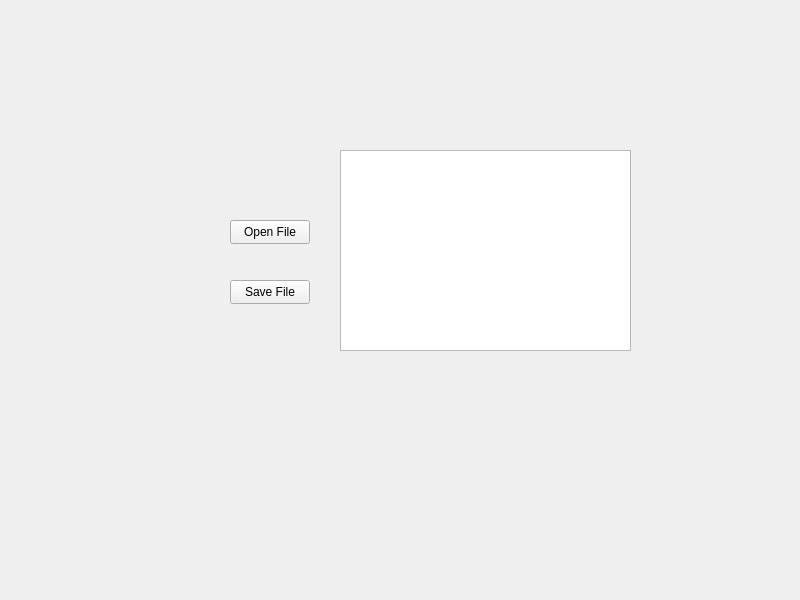
<?xml version="1.0" encoding="UTF-8"?>
<ui version="4.0">
 <class>Widget</class>
 <widget class="QWidget" name="Widget">
  <property name="geometry">
   <rect>
    <x>0</x>
    <y>0</y>
    <width>800</width>
    <height>600</height>
   </rect>
  </property>
  <property name="windowTitle">
   <string>Widget</string>
  </property>
  <widget class="QPushButton" name="Open_File">
   <property name="geometry">
    <rect>
     <x>230</x>
     <y>220</y>
     <width>80</width>
     <height>24</height>
    </rect>
   </property>
   <property name="text">
    <string>Open File</string>
   </property>
  </widget>
  <widget class="QTextEdit" name="view">
   <property name="geometry">
    <rect>
     <x>340</x>
     <y>150</y>
     <width>291</width>
     <height>201</height>
    </rect>
   </property>
  </widget>
  <widget class="QPushButton" name="Save_File">
   <property name="geometry">
    <rect>
     <x>230</x>
     <y>280</y>
     <width>80</width>
     <height>24</height>
    </rect>
   </property>
   <property name="text">
    <string>Save File</string>
   </property>
  </widget>
 </widget>
 <resources/>
 <connections/>
</ui>
